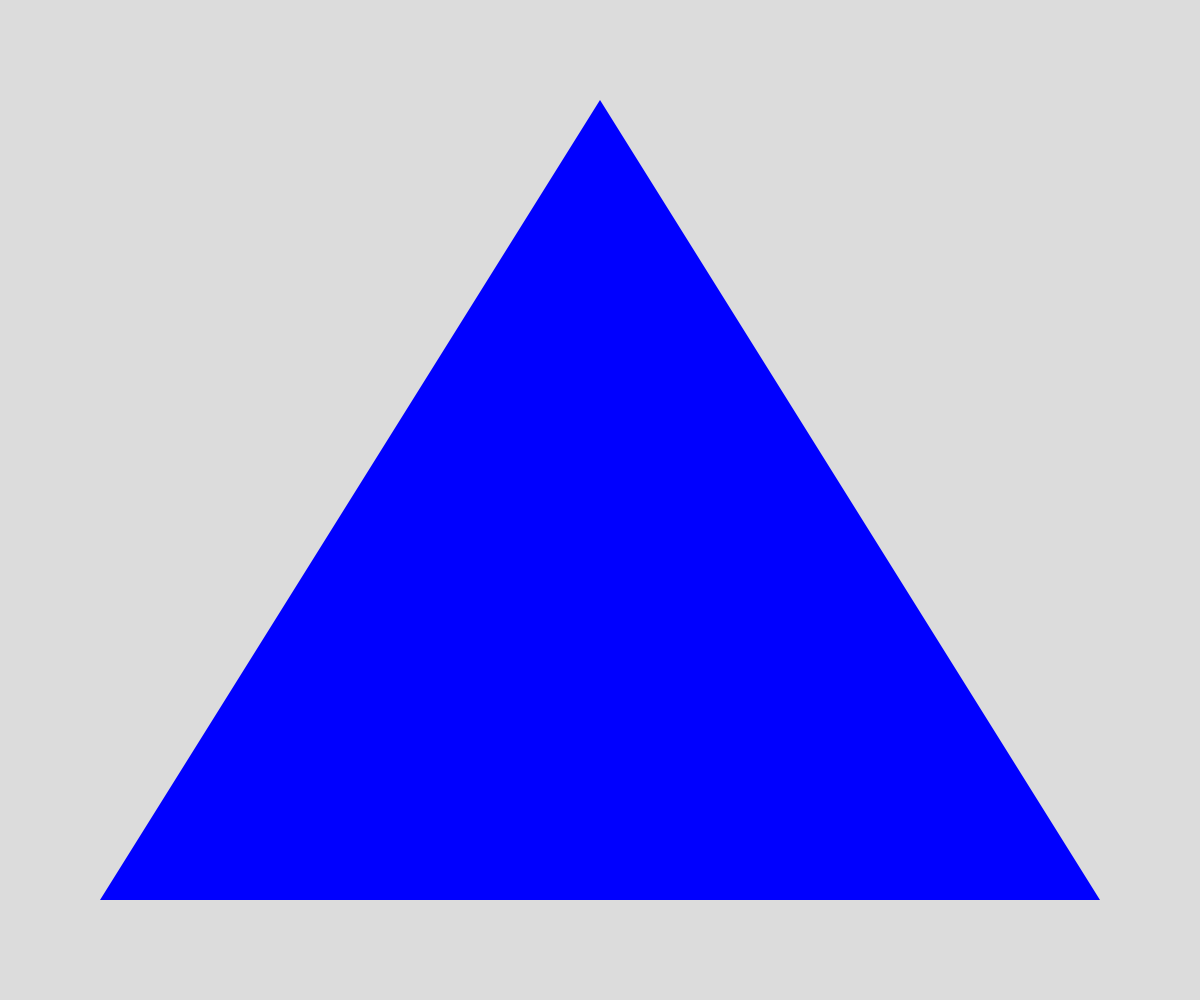
Frame 1 (no input)
Frame 60 (no input): identical to frame 1, image omitted
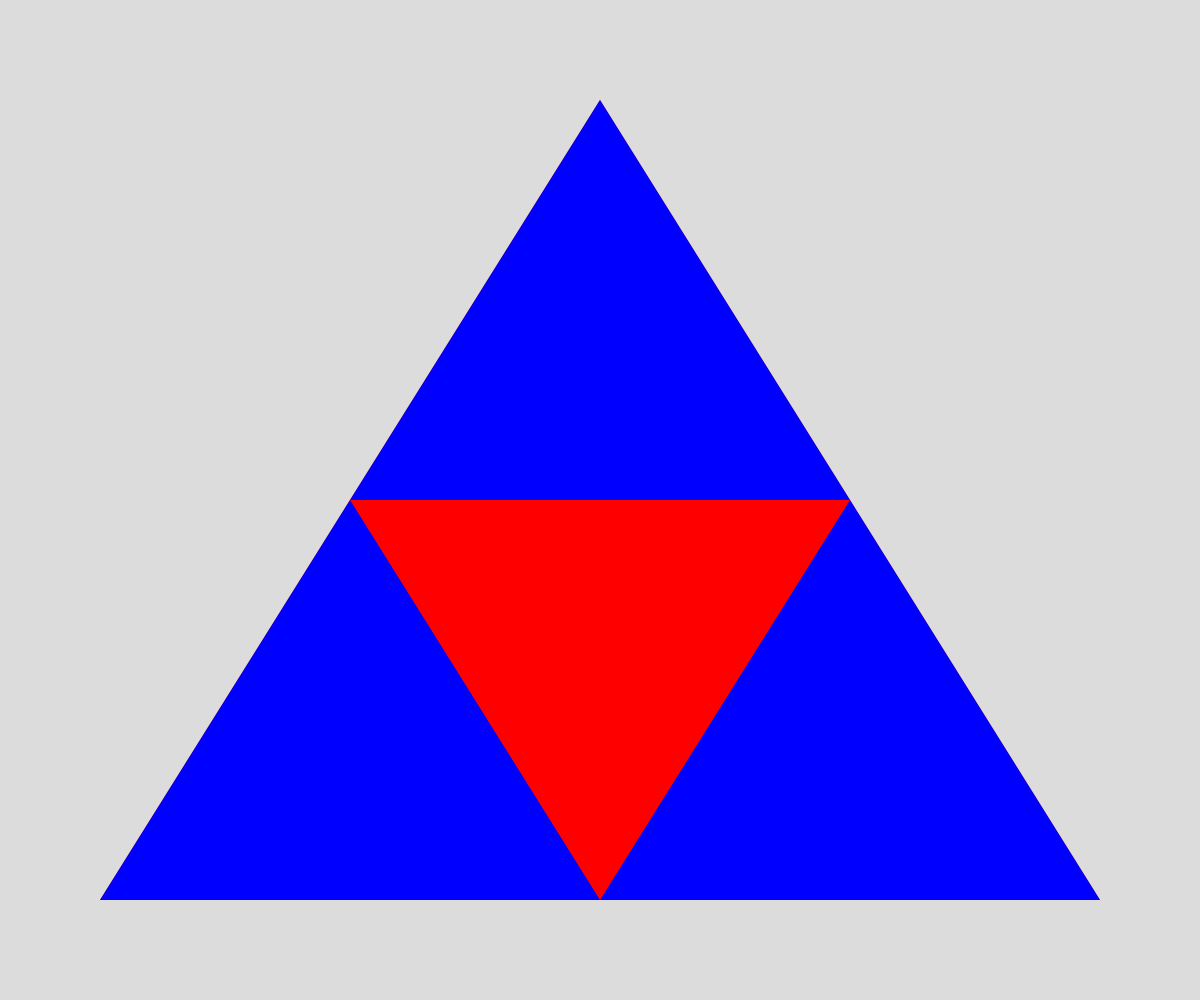
Frame 120 (the mouse pressed at the canvas centre since frame 60)

The p5.js sketch that drew these frames (run headless with seeded random() and noise() and a simulated clock; from frame 60 on, the mouse is pressed at the canvas centre):

// p5.js sketch
// ── sketch.js
// Sierpinski Triangle Recursion Demo

let triangleVertices;

let triNum = 0;

function setup() {
  createCanvas(windowWidth, windowHeight);
  triangleVertices = [
    {x: width/2, y: 100},
    {x: 100, y: height-100},
    {x: width-100, y: height - 100}
  ];
}

function draw() {
  background(220);
  sierpinski(triangleVertices, triNum);
}

function mousePressed(){
  if (triNum < 7){
    triNum++;
  }
}

function sierpinski(points, depth){
  let theColors = ["blue", "red", "green", "white", "yellow", "pink", "orange", "black"];
  fill(theColors[depth]);
  noStroke();
  triangle(points[0].x, points[0].y, 
           points[1].x, points[1].y, 
           points[2].x, points[2].y);

  if (depth > 0){
    sierpinski([points[1], 
                findMid(points[0], points[1]), 
                findMid(points[1], points[2])], 
                depth - 1);

    sierpinski([points[0], 
      findMid(points[0], points[1]), 
      findMid(points[0], points[2])], 
      depth - 1);

    sierpinski([points[2], 
      findMid(points[0], points[2]), 
      findMid(points[1], points[2])], 
      depth - 1);
  }
}

function findMid(point1, point2) {
  let midX = (point1.x + point2.x)/2;
  let midY = (point1.y + point2.y)/2;
  return {x: midX, y:midY};
}
